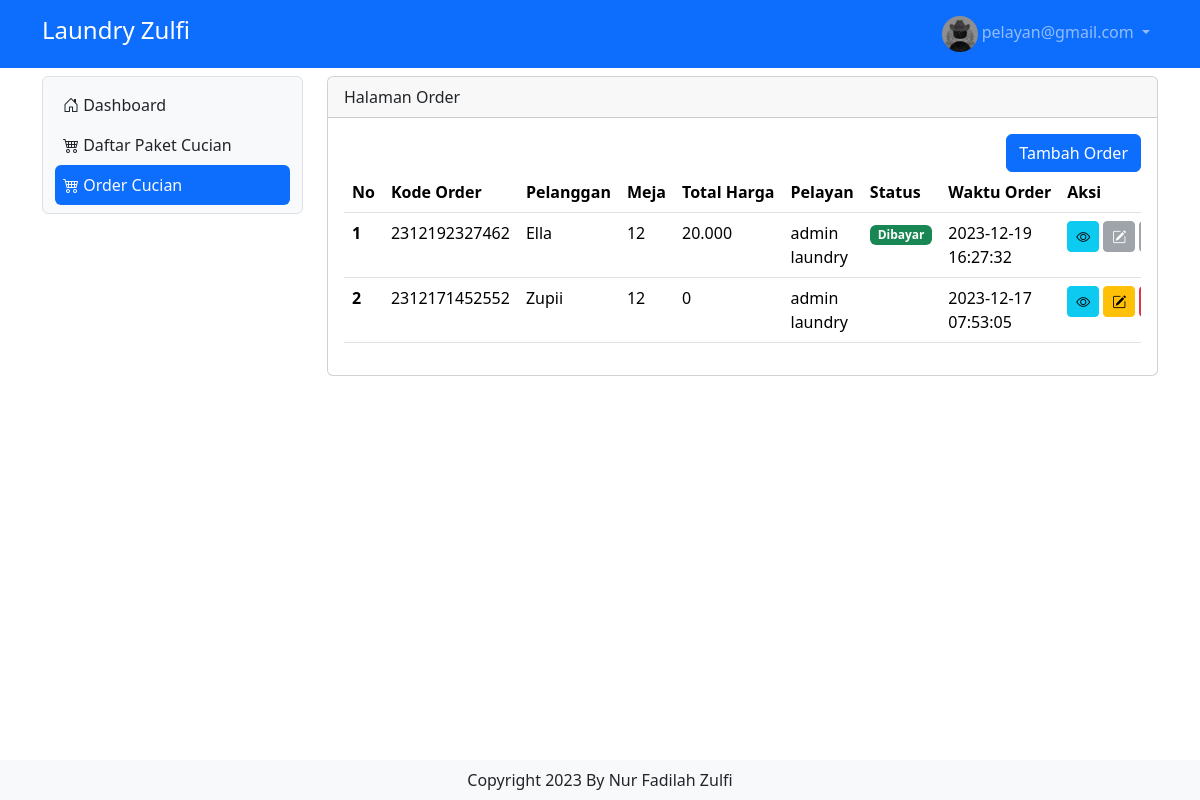
Page /Order (signed in) on the committed database.
### tables this page shows
CREATE TABLE IF NOT EXISTS `tb_user` (
  `id` int NOT NULL AUTO_INCREMENT,
  `nama` varchar(200) DEFAULT NULL,
  `username` varchar(200) DEFAULT NULL,
  `password` varchar(200) DEFAULT NULL,
  `level` int DEFAULT NULL,
  `nohp` varchar(15) DEFAULT NULL,
  `alamat` varchar(300) DEFAULT NULL,
  PRIMARY KEY (`id`)
);

CREATE TABLE IF NOT EXISTS `tb_order` (
  `id_order` bigint NOT NULL DEFAULT '0',
  `pelanggan` varchar(200) DEFAULT NULL,
  `meja` int DEFAULT NULL,
  `pelayan` int DEFAULT NULL,
  `waktu_order` timestamp NULL DEFAULT CURRENT_TIMESTAMP ON UPDATE CURRENT_TIMESTAMP,
  PRIMARY KEY (`id_order`) USING BTREE,
  KEY `FK_tb_daftar_menu_tb_kategori_menu` (`pelayan`) USING BTREE,
  CONSTRAINT `FK_tb_order_tb_user` FOREIGN KEY (`pelayan`) REFERENCES `tb_user` (`id`) ON UPDATE CASCADE
);

### order.php (the view, shortened to what this page needs)
<?php
include "proses/connect.php";
$query = mysqli_query($conn, "SELECT tb_order.*,tb_bayar.*,nama, SUM(harga*jumlah) AS harganya FROM tb_order
    LEFT JOIN tb_user ON tb_user.id = tb_order.pelayan
    LEFT JOIN tb_list_order ON tb_list_order.kode_order = tb_order.id_order
    LEFT JOIN tb_daftar_menu ON tb_daftar_menu.id = tb_list_order.menu
    LEFT JOIN tb_bayar ON tb_bayar.id_bayar = tb_order.id_order
    GROUP BY id_order ORDER BY waktu_order DESC");
while ($record = mysqli_fetch_array($query)) {
    $result[] = $record;
}
?>
<div class="col-lg-9 mt-2">
    <div class="card">
        <div class="card-header">
            Halaman Order
        </div>
        <div class="card-body">
            <div class="row">
                <div class="col d-flex justify-content-end">
                    <button class="btn btn-primary" data-bs-toggle="modal" data-bs-target="#ModalTambahUser"> Tambah Order</button>
                </div>
            </div>
            <?php
            if (empty($result)) {
                echo "Data order tidak ada";
            } else {
            ?>
            <div class="table-responsive">
                <table class="table table-hover">
                    <thead>
                        <tr class="text-nowrap">
                            <th scope="col">No</th>
                            <th scope="col">Kode Order</th>
                            <th scope="col">Pelanggan</th>
                            <th scope="col">Meja</th>
                            <th scope="col">Total Harga</th>
                            <th scope="col">Pelayan</th>
                            <th scope="col">Status</th>
                            <th scope="col">Waktu Order</th>
                            <th scope="col">Aksi</th>
                        </tr>
                    </thead>
                    <tbody>
                        <?php
                            $no = 1;
                            foreach ($result as $row) {
                            ?>
                        <tr>
                            <th scope="row">
                                <?php echo $no++ ?>
                            </th>
                            <td>
                                <?php echo $row['id_order'] ?>
                            </td>
                            <td>
                                <?php echo $row['pelanggan'] ?>
                            </td>
                            <td>
                                <?php echo $row['meja'] ?>
                            </td>
                            <td>
                                <?php echo number_format((int)$row['harganya'], 0, ',', '.') ?>
                            </td>
                            <td>
                                <?php echo $row['nama'] ?>
                            </td>
                            <td>
                                <?php echo (!empty($row['id_bayar'])) ? "<span class='badge text-bg-success'>Dibayar</span>" : "" ; ?>
                            </td>
                            <td>
                                <?php echo $row['waktu_order'] ?>
                            </td>
                            <td>
                                <div class="d-flex">
                                    <a class="btn btn-info btn-sm me-1" href="./?x=orderitem&order=<?php echo $row['id_order']."&meja=".$row['meja']."&pelanggan=".$row['pelanggan'] ?>"><i
                                            class="bi bi-eye"></i></a>
                                            <button class="<?php echo(!empty($row['id_bayar'])) ? "btn btn-secondary btn-sm me-1 disabled" : "btn btn-warning btn-sm me-1" ; ?>" data-bs-toggle="modal" data-bs-target="#ModalEdit<?php echo $row['id_order'] ?>"><i class="bi bi-pencil-square"></i></i></button>
                                </div>
                            </td>
                        </tr>
                        <?php
                            }
                            ?>
                    </tbody>
                </table>
            </div>
            <?php
            }
            ?>
        </div>
    </div>
</div>

### header.php (shortened to what this page needs)
<?php
    include "proses/connect.php";
    $query = mysqli_query($conn, "SELECT * FROM tb_user WHERE username = '$_SESSION[username_decafe]'");
?>
<nav class="navbar navbar-expand navbar-dark bg-primary sticky-top">
    <div class="container-lg">
        <a class="navbar-brand" href="."><h4>Laundry Zulfi</h4></a>
        <div class="collapse navbar-collapse justify-content-end" id="navbarNavDropdown">
            <ul class="navbar-nav">
                <li class="nav-item dropdown">
                    <a class="nav-link dropdown-toggle" href="#" role="button" data-bs-toggle="dropdown" aria-expanded="false">
                    <img src="assets/img/user.jpg" alt="mdo" width="36" height="36" class="rounded-circle">
                        <?php
                        echo $hasil['username'];
                        ?>
                    </a>
                </li>
            </ul>
        </div>
    </div>
</nav>

### rows in the picture
tb_user: username "pelayan@gmail.com"
tb_order: id_order "2312192327462", pelanggan "Ella", meja "12", harganya "20.000", pelayan.nama "admin laundry", shows "Dibayar", waktu_order "2023-12-19 16:27:32"
tb_order: id_order "2312171452552", pelanggan "Zupii", meja "12", harganya "0", pelayan.nama "admin laundry", waktu_order "2023-12-17 07:53:05"
